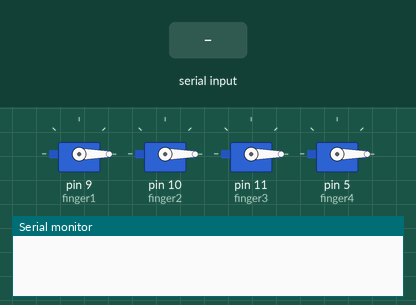
Simulated run of this sketch. Board: Arduino Uno, built with avr-gcc and run on an emulated ATmega328P. On the bench: 4 × servo, the last lines printed to the serial monitor. Inputs (shaded band) come from the test bench.

Above: at 1.2 s.
1.3 s: "1" received over Serial
At 3.5 s:
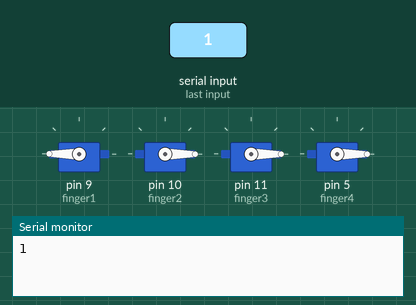
3.8 s: "0" received over Serial
At 4.6 s:
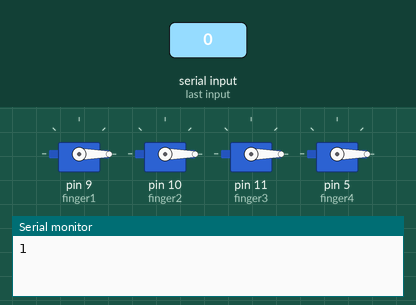
Timing chart, 0 to 6.8 s (numbered marks = the images above; inputs shaded):
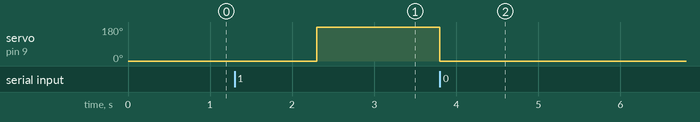

The sketch:

servo.ino
```cpp
#include <Servo.h>
Servo finger1;
Servo finger2;
Servo finger3;
Servo finger4;
double angle;
String str;
void setup() {
 finger1.attach(9);
 finger2.attach(10);
 finger3.attach(11);
 finger4.attach(5);
 Serial.begin(9600);


 finger1.write(0.00);
 finger2.write(0.00);
 finger3.write(0.00);
 finger4.write(0.00);

}

void loop() {

  if (Serial.available() > 0){
    finger1.write(0.00);
    finger2.write(0.00);
    finger3.write(0.00);
    finger4.write(0.00);

    str = Serial.readString();
    Serial.println(str);
    fold(str);
  }
}

void fold(String str){

  if(str.charAt(0)== '1'){finger1.write(180.00);}
  if(str.charAt(1)== '1'){finger2.write(180.00);}
  if(str.charAt(2)== '1'){finger3.write(180.00);}
  if(str.charAt(3)== '1'){finger4.write(180.00);}

}
```

Measured:
- after the input at 1.3 s, servo on pin 9 (finger1): 0° → 180° after 1.0 s
- after the input at 3.8 s, servo on pin 9 (finger1): 180° → 0° at once
